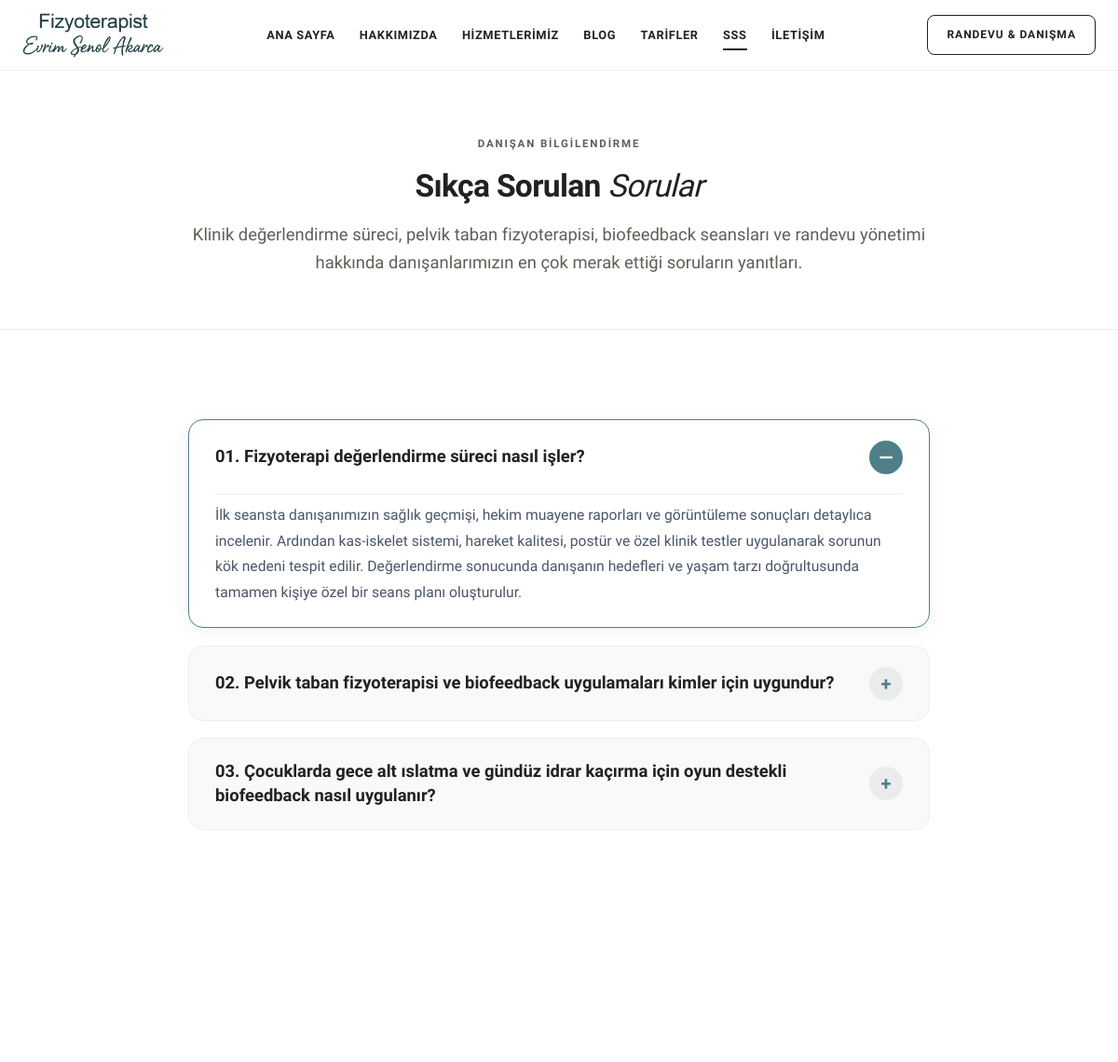
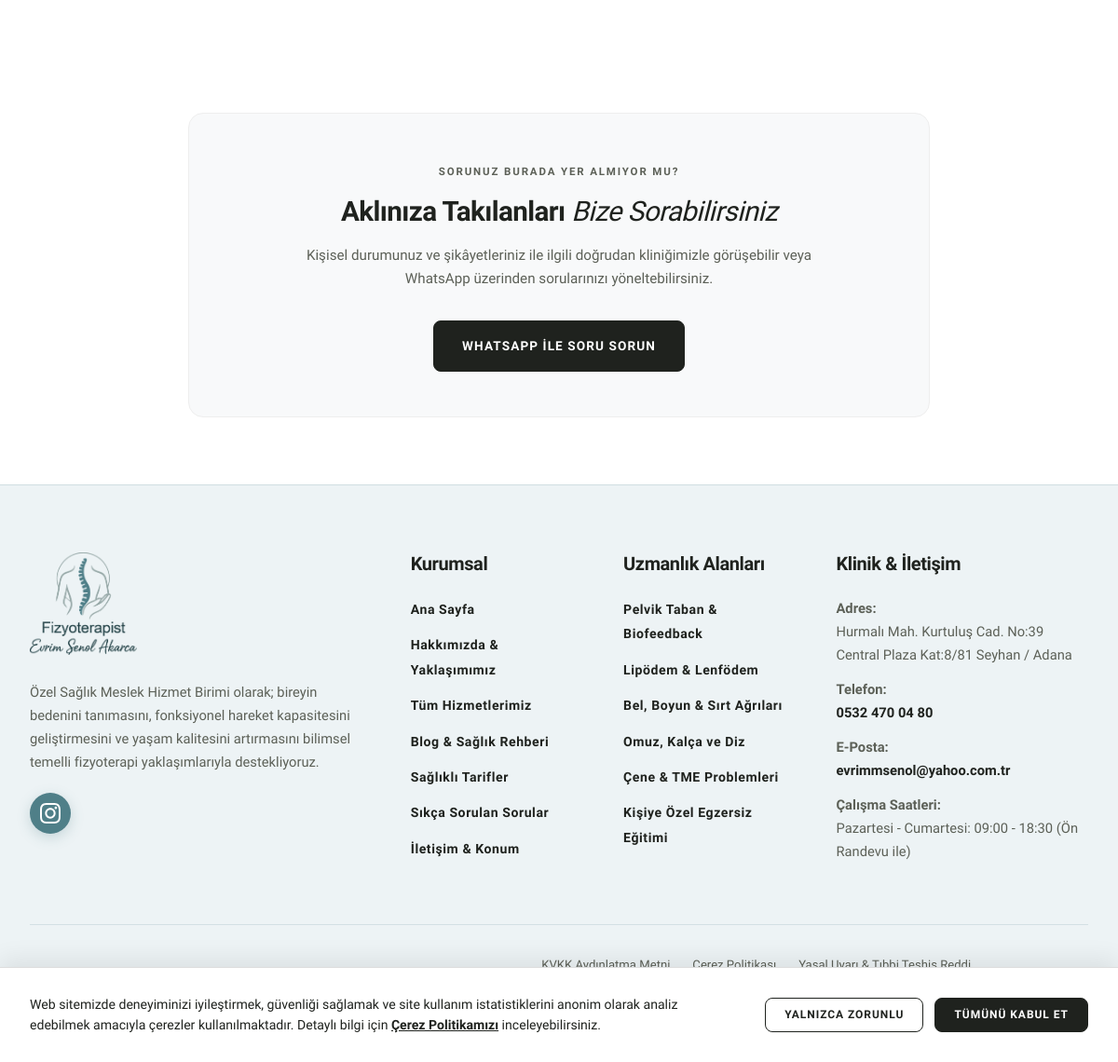
/sss.php, run on the app's committed database (2 pictures, top to bottom).
### tables this page shows
CREATE TABLE `faqs` (
  `id` int(11) NOT NULL AUTO_INCREMENT,
  `question` varchar(255) NOT NULL,
  `answer` text NOT NULL,
  `display_order` int(11) DEFAULT 0,
  `is_active` tinyint(1) DEFAULT 1,
  `created_at` timestamp NOT NULL DEFAULT current_timestamp(),
  PRIMARY KEY (`id`),
  KEY `idx_faq_order` (`display_order`),
  KEY `idx_faq_active` (`is_active`)
);

### includes/functions.php (called while the page is built, shortened)
<?php
function get_db(): PDO {
    static $pdo = null;
    if ($pdo === null) {
        $dsn = sprintf('mysql:host=%s;dbname=%s;charset=%s', DB_HOST, DB_NAME, DB_CHARSET);
        $options = [
            PDO::ATTR_ERRMODE            => PDO::ERRMODE_EXCEPTION,
            PDO::ATTR_DEFAULT_FETCH_MODE => PDO::FETCH_ASSOC,
            PDO::ATTR_EMULATE_PREPARES   => false,
            PDO::MYSQL_ATTR_INIT_COMMAND => "SET NAMES utf8mb4 COLLATE utf8mb4_unicode_ci"
        ];
        try {
            $pdo = new PDO($dsn, DB_USER, DB_PASS, $options);
        } catch (PDOException $e) {
            error_log('Veritabanı bağlantı hatası: ' . $e->getMessage());
            die('Veritabanı bağlantısı kurulamadı. Lütfen daha sonra tekrar deneyiniz.');
        }
    }
    return $pdo;
}
function e(?string $string): string {
    return htmlspecialchars((string)$string, ENT_QUOTES, 'UTF-8');
}
function get_setting(string $key, ?string $default = ''): string {
    static $settingsCache = null;
    if ($settingsCache === null) {
        try {
            $stmt = get_db()->query("SELECT key_name, key_value FROM site_settings");
            $settingsCache = $stmt->fetchAll(PDO::FETCH_KEY_PAIR);
        } catch (Exception $e) {
            $settingsCache = [];
        }
    }
    return $settingsCache[$key] ?? (string)$default;
}
function get_all_faqs(bool $onlyActive = true): array {
    try {
        $sql = "SELECT * FROM faqs";
        if ($onlyActive) {
            $sql .= " WHERE is_active = 1";
        }
        $sql .= " ORDER BY display_order ASC, id ASC";
        $stmt = get_db()->query($sql);
        return $stmt->fetchAll();
    } catch (Exception $e) {
        return [];
    }
}

### sss.php (the view, shortened to what this page needs)
<?php
require_once __DIR__ . '/includes/header.php';
$faqs = get_all_faqs(true);
?>
<section class="service-detail-header">
    <div class="container container-narrow">
        <span class="badge-tag">Danışan Bilgilendirme</span>
        <h1>Sıkça Sorulan <em>Sorular</em></h1>
        <p style="font-size: 1.15rem; margin-top: 1rem; color: var(--text-muted);">
            Klinik değerlendirme süreci, pelvik taban fizyoterapisi, biofeedback seansları ve randevu yönetimi hakkında danışanlarımızın en çok merak ettiği soruların yanıtları.
        </p>
    </div>
</section>
<section class="service-detail-body">
    <div class="container container-narrow">
        <div class="accordion-wrapper">
            <?php
            $i = 1;
            foreach ($faqs as $f):
            ?>
            <div class="accordion-item <?= $i === 1 ? 'active' : '' ?>">
                <button type="button" class="accordion-header" aria-expanded="<?= $i === 1 ? 'true' : 'false' ?>">
                    <span><?= sprintf('%02d', $i++) ?>. <?= e($f['question']) ?></span>
                    <span class="accordion-toggle"><?= $i === 2 ? '—' : '+' ?></span>
                </button>
                <div class="accordion-body" style="<?= $i === 2 ? 'max-height: 800px;' : '' ?>">
                    <div class="accordion-body-inner">
                        <?= nl2br(e($f['answer'])) ?>
                    </div>
                </div>
            </div>
            <?php endforeach; ?>
        </div>
        <div class="faq-cta-box" style="margin-top: 4.5rem; background-color: var(--bg-card-light); border: 1px solid var(--border-subtle); border-radius: var(--radius-main); padding: 3rem 2.5rem; text-align: center;">
            <span class="badge-tag">Sorunuz Burada Yer Almıyor Mu?</span>
            <h2 style="font-size: 1.85rem; margin-bottom: 1rem;">Aklınıza Takılanları <em>Bize Sorabilirsiniz</em></h2>
            <p style="max-width: 600px; margin: 0 auto 2rem auto; color: var(--text-muted);">
                Kişisel durumunuz ve şikâyetleriniz ile ilgili doğrudan kliniğimizle görüşebilir veya WhatsApp üzerinden sorularınızı yöneltebilirsiniz.
            </p>
            <div>
                <a href="https://wa.me/<?= e($whatsappRaw) ?>?text=<?= rawurlencode('Merhaba Fzt. Evrim Şenol Akarca, bir sorum olacaktı.') ?>" target="_blank" rel="noopener noreferrer" class="btn btn-primary">
                    WhatsApp ile Soru Sorun
                </a>
            </div>
        </div>
    </div>
</section>
<?php require_once __DIR__ . '/includes/footer.php'; ?>

### data on the page
faqs: question "Fizyoterapi değerlendirme süreci nasıl işler?", answer "İlk seansta danışanımızın sağlık geçmişi, hekim muayene raporları ve görüntüleme sonuçları detaylıca incelenir. Ardından kas-iskelet sistemi, hareket kalitesi, postür ve özel klinik testler uygulanarak sorunun kök nedeni tespit edilir. Değerlendirme sonucunda danışanın hedefleri ve yaşam tarzı doğrultusunda tamamen kişiye özel bir seans planı oluşturulur."
faqs: question "Pelvik taban fizyoterapisi ve biofeedback uygulamaları kimler için uygundur?"
faqs: question "Çocuklarda gece alt ıslatma ve gündüz idrar kaçırma için oyun destekli biofeedback nasıl uygulanır?"

### other printed values
$address "Hurmalı Mah. Kurtuluş Cad. No:39 Central Plaza Kat:8/81 Seyhan / Adana"
$phone "0532 470 04 80"
$email "evrimmsenol@yahoo.com.tr"
$workingHours "Pazartesi - Cumartesi: 09:00 - 18:30 (Ön Randevu ile)"
